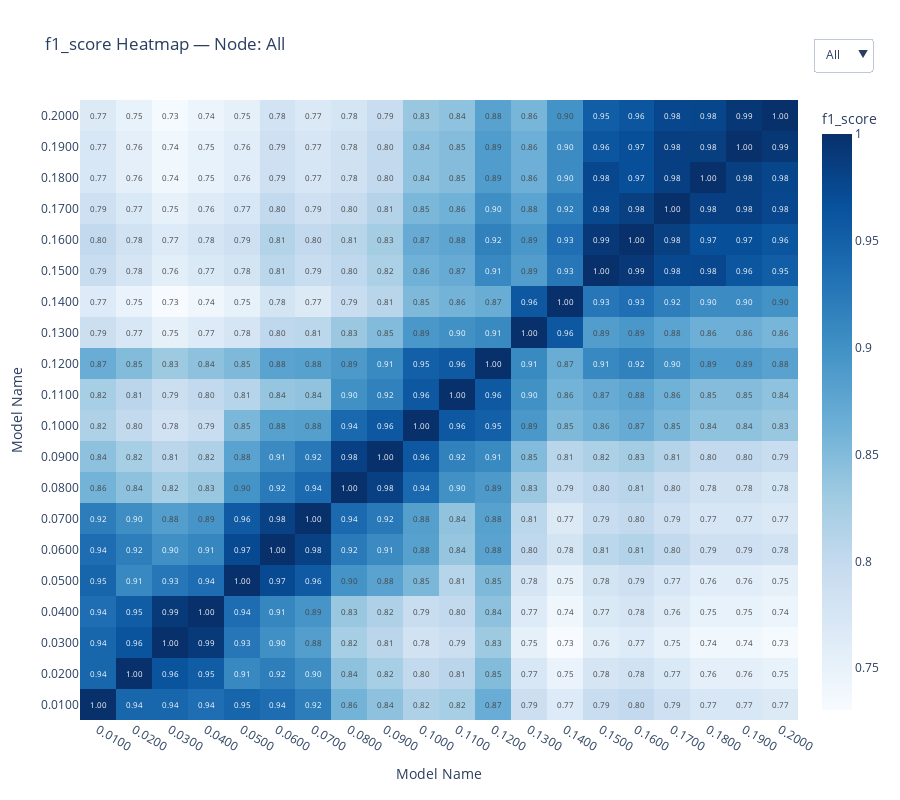

Write notebook code for a chart like this one.
### Markdown cell above
### Similarity Patterns and Model Stability

The `compare_models_comparative` function produces a heatmap representing the comparison of models with each other.  
The function takes the following arguments:  
- A list of models  
- A list of model names  
- A list of node names  
- A metric to analyze  
- A list of Markov blankets to explore, in addition to the default full structure

Below is the output of the function for the full structure and the nodes `X_1`, `X_2`, and `X_3`.  
We are focusing on the F1 score, which is the harmonic mean of precision and recall.

### Code cell
compare_models_comparative(list_of_dags=list_of_models, 
                           model_names=alphas, 
                           node_names=list(true_dag.nodes), 
                           metric='f1_score', 
                           mb_nodes=['X_1', 'X_2', 'X_3']
                          )

### Figure 1 — Plotly figure (JSON) as saved in the notebook; plotly's stock layout.template omitted (floating-point values rounded to 4 significant figures; data arrays with more than 128 entries replaced by an {"elided": "..."} marker saying what was removed)
{"data": [{"colorbar": {"title": {"text": "f1_score"}}, "colorscale": [[0, "rgb(247,251,255)"], [0.125, "rgb(222,235,247)"], [0.25, "rgb(198,219,239)"], [0.375, "rgb(158,202,225)"], [0.5, "rgb(107,174,214)"], [0.625, "rgb(66,146,198)"], [0.75, "rgb(33,113,181)"], [0.875, "rgb(8,81,156)"], [1, "rgb(8,48,107)"]], "text": {"elided": "20x20 str values"}, "textfont": {"size": 8}, "texttemplate": "%{text}", "type": "heatmap", "visible": true, "x": ["0.0100", "0.0200", "0.0300", "0.0400", "0.0500", "0.0600", "0.0700", "0.0800", "0.0900", "0.1000", "0.1100", "0.1200", "0.1300", "0.1400", "0.1500", "0.1600", "0.1700", "0.1800", "0.1900", "0.2000"], "y": ["0.0100", "0.0200", "0.0300", "0.0400", "0.0500", "0.0600", "0.0700", "0.0800", "0.0900", "0.1000", "0.1100", "0.1200", "0.1300", "0.1400", "0.1500", "0.1600", "0.1700", "0.1800", "0.1900", "0.2000"], "z": {"elided": "20x20 float values"}, "zmax": 1, "zmin": 0.7304}, {"colorbar": {"title": {"text": "f1_score"}}, "colorscale": [[0, "rgb(247,251,255)"], [0.125, "rgb(222,235,247)"], [0.25, "rgb(198,219,239)"], [0.375, "rgb(158,202,225)"], [0.5, "rgb(107,174,214)"], [0.625, "rgb(66,146,198)"], [0.75, "rgb(33,113,181)"], [0.875, "rgb(8,81,156)"], [1, "rgb(8,48,107)"]], "text": {"elided": "20x20 str values"}, "textfont": {"size": 8}, "texttemplate": "%{text}", "type": "heatmap", "visible": false, "x": ["0.0100", "0.0200", "0.0300", "0.0400", "0.0500", "0.0600", "0.0700", "0.0800", "0.0900", "0.1000", "0.1100", "0.1200", "0.1300", "0.1400", "0.1500", "0.1600", "0.1700", "0.1800", "0.1900", "0.2000"], "y": ["0.0100", "0.0200", "0.0300", "0.0400", "0.0500", "0.0600", "0.0700", "0.0800", "0.0900", "0.1000", "0.1100", "0.1200", "0.1300", "0.1400", "0.1500", "0.1600", "0.1700", "0.1800", "0.1900", "0.2000"], "z": {"elided": "20x20 float values"}, "zmax": 1, "zmin": 0.5}, {"colorbar": {"title": {"text": "f1_score"}}, "colorscale": [[0, "rgb(247,251,255)"], [0.125, "rgb(222,235,247)"], [0.25, "rgb(198,219,239)"], [0.375, "rgb(158,202,225)"], [0.5, "rgb(107,174,214)"], [0.625, "rgb(66,146,198)"], [0.75, "rgb(33,113,181)"], [0.875, "rgb(8,81,156)"], [1, "rgb(8,48,107)"]], "text": {"elided": "20x20 str values"}, "textfont": {"size": 8}, "texttemplate": "%{text}", "type": "heatmap", "visible": false, "x": ["0.0100", "0.0200", "0.0300", "0.0400", "0.0500", "0.0600", "0.0700", "0.0800", "0.0900", "0.1000", "0.1100", "0.1200", "0.1300", "0.1400", "0.1500", "0.1600", "0.1700", "0.1800", "0.1900", "0.2000"], "y": ["0.0100", "0.0200", "0.0300", "0.0400", "0.0500", "0.0600", "0.0700", "0.0800", "0.0900", "0.1000", "0.1100", "0.1200", "0.1300", "0.1400", "0.1500", "0.1600", "0.1700", "0.1800", "0.1900", "0.2000"], "z": {"elided": "20x20 float values"}, "zmax": 1, "zmin": 0.8571}, {"colorbar": {"title": {"text": "f1_score"}}, "colorscale": [[0, "rgb(247,251,255)"], [0.125, "rgb(222,235,247)"], [0.25, "rgb(198,219,239)"], [0.375, "rgb(158,202,225)"], [0.5, "rgb(107,174,214)"], [0.625, "rgb(66,146,198)"], [0.75, "rgb(33,113,181)"], [0.875, "rgb(8,81,156)"], [1, "rgb(8,48,107)"]], "text": {"elided": "20x20 str values"}, "textfont": {"size": 8}, "texttemplate": "%{text}", "type": "heatmap", "visible": false, "x": ["0.0100", "0.0200", "0.0300", "0.0400", "0.0500", "0.0600", "0.0700", "0.0800", "0.0900", "0.1000", "0.1100", "0.1200", "0.1300", "0.1400", "0.1500", "0.1600", "0.1700", "0.1800", "0.1900", "0.2000"], "y": ["0.0100", "0.0200", "0.0300", "0.0400", "0.0500", "0.0600", "0.0700", "0.0800", "0.0900", "0.1000", "0.1100", "0.1200", "0.1300", "0.1400", "0.1500", "0.1600", "0.1700", "0.1800", "0.1900", "0.2000"], "z": {"elided": "20x20 float values"}, "zmax": 1, "zmin": 0}], "layout": {"height": 800, "title": {"text": "f1_score Heatmap — Node: All"}, "updatemenus": [{"active": 0, "buttons": [{"args": [{"visible": [true, false, false, false]}, {"title": "f1_score Heatmap — Node: All"}], "label": "All", "method": "update"}, {"args": [{"visible": [false, true, false, false]}, {"title": "f1_score Heatmap — Node: X_1"}], "label": "X_1", "method": "update"}, {"args": [{"visible": [false, false, true, false]}, {"title": "f1_score Heatmap — Node: X_2"}], "label": "X_2", "method": "update"}, {"args": [{"visible": [false, false, false, true]}, {"title": "f1_score Heatmap — Node: X_3"}], "label": "X_3", "method": "update"}], "direction": "down", "x": 1.02, "xanchor": "left", "y": 1.1, "yanchor": "top"}], "width": 900, "xaxis": {"autorange": true, "range": [-0.5, 19.5], "title": {"text": "Model Name"}, "type": "category"}, "yaxis": {"autorange": true, "range": [-0.5, 19.5], "title": {"text": "Model Name"}, "type": "category"}}}
